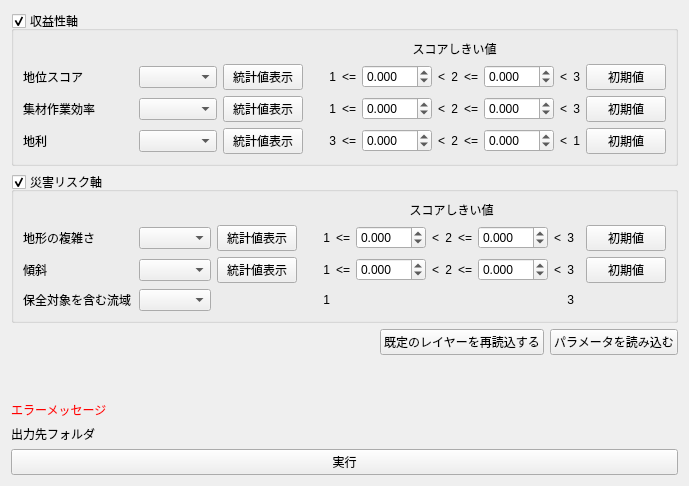
     <widget class="QWidget" name="tab_4">
      <attribute name="title">
       <string>スコアリング</string>
      </attribute>
      <layout class="QVBoxLayout" name="verticalLayout_5">
       <item>
        <widget class="QGroupBox" name="scoringProfitGroupbox">
         <property name="title">
          <string>収益性軸</string>
         </property>
         <property name="flat">
          <bool>false</bool>
         </property>
         <property name="checkable">
          <bool>true</bool>
         </property>
         <layout class="QVBoxLayout" name="verticalLayout_6">
          <item>
           <layout class="QGridLayout" name="gridLayout_4">
            <item row="3" column="17">
             <widget class="QPushButton" name="scoringDistanceStyleInitPushbutton">
              <property name="toolTip">
               <string>しきい値を初期値（面積でおおよそ3等分する値、傾斜は 35°・45°）に戻す</string>
              </property>
              <property name="text">
               <string>初期値</string>
              </property>
             </widget>
            </item>
            <item row="1" column="8">
             <widget class="QLabel" name="label_15">
              <property name="text">
               <string>&lt;</string>
              </property>
             </widget>
            </item>
            <item row="2" column="17">
             <widget class="QPushButton" name="scoringCostStyleInitPushbutton">
              <property name="toolTip">
               <string>しきい値を初期値（面積でおおよそ3等分する値、傾斜は 35°・45°）に戻す</string>
              </property>
              <property name="text">
               <string>初期値</string>
              </property>
             </widget>
            </item>
            <item row="3" column="1">
             <widget class="QLabel" name="label_38">
              <property name="minimumSize">
               <size>
                <width>110</width>
                <height>0</height>
               </size>
              </property>
              <property name="toolTip">
               <string>道からの水平距離(m）を示す。地域の作業システムに応じた集材可能な道からの距離を絶対値としてしきい値を設定する。</string>
              </property>
              <property name="text">
               <string>地利</string>
              </property>
             </widget>
            </item>
            <item row="1" column="2">
             <widget class="QgsMapLayerComboBox" name="scoringSiteidxLayerCombobox">
              <property name="sizePolicy">
               <sizepolicy hsizetype="Expanding" vsizetype="Fixed">
                <horstretch>0</horstretch>
                <verstretch>0</verstretch>
               </sizepolicy>
              </property>
             </widget>
            </item>
            <item row="2" column="2">
             <widget class="QgsMapLayerComboBox" name="scoringCostLayerCombobox">
              <property name="sizePolicy">
               <sizepolicy hsizetype="Expanding" vsizetype="Fixed">
                <horstretch>0</horstretch>
                <verstretch>0</verstretch>
               </sizepolicy>
              </property>
             </widget>
            </item>
            <item row="3" column="5">
             <widget class="QLabel" name="scoringDistanceScore1Label">
              <property name="text">
               <string>3</string>
              </property>
              <property name="alignment">
               <set>Qt::AlignRight|Qt::AlignTrailing|Qt::AlignVCenter</set>
              </property>
             </widget>
            </item>
            <item row="3" column="7">
             <widget class="QDoubleSpinBox" name="scoringDistanceThreshold1Spinbox">
              <property name="maximumSize">
               <size>
                <width>70</width>
                <height>16777215</height>
               </size>
              </property>
              <property name="decimals">
               <number>3</number>
              </property>
              <property name="minimum">
               <double>-10000.000000000000000</double>
              </property>
              <property name="maximum">
               <double>10000.000000000000000</double>
              </property>
             </widget>
            </item>
            <item row="1" column="13">
             <widget class="QLabel" name="scoringSiteidxScore3Label">
              <property name="text">
               <string>3</string>
              </property>
              <property name="alignment">
               <set>Qt::AlignRight|Qt::AlignTrailing|Qt::AlignVCenter</set>
              </property>
             </widget>
            </item>
            <item row="1" column="3">
             <widget class="QPushButton" name="scoringSiteidxStatsButton">
              <property name="text">
               <string>統計値表示</string>
              </property>
             </widget>
            </item>
            <item row="1" column="9">
             <widget class="QLabel" name="scoringSiteidxScore2Label">
              <property name="text">
               <string>2</string>
              </property>
              <property name="alignment">
               <set>Qt::AlignRight|Qt::AlignTrailing|Qt::AlignVCenter</set>
              </property>
             </widget>
            </item>
            <item row="3" column="11">
             <widget class="QDoubleSpinBox" name="scoringDistanceThreshold2Spinbox">
              <property name="maximumSize">
               <size>
                <width>70</width>
                <height>16777215</height>
               </size>
              </property>
              <property name="decimals">
               <number>3</number>
              </property>
              <property name="minimum">
               <double>-10000.000000000000000</double>
              </property>
              <property name="maximum">
               <double>10000.000000000000000</double>
              </property>
             </widget>
            </item>
            <item row="2" column="7">
             <widget class="QDoubleSpinBox" name="scoringCostThreshold1Spinbox">
              <property name="maximumSize">
               <size>
                <width>70</width>
                <height>16777215</height>
               </size>
              </property>
              <property name="decimals">
               <number>3</number>
              </property>
              <property name="minimum">
               <double>-10000.000000000000000</double>
              </property>
              <property name="maximum">
               <double>10000.000000000000000</double>
              </property>
             </widget>
            </item>
            <item row="1" column="11">
             <widget class="QDoubleSpinBox" name="scoringSiteidxThreshold2Spinbox">
              <property name="maximumSize">
               <size>
                <width>70</width>
                <height>16777215</height>
               </size>
              </property>
              <property name="decimals">
               <number>3</number>
              </property>
              <property name="minimum">
               <double>-10000.000000000000000</double>
              </property>
              <property name="maximum">
               <double>10000.000000000000000</double>
              </property>
             </widget>
            </item>
            <item row="2" column="11">
             <widget class="QDoubleSpinBox" name="scoringCostThreshold2Spinbox">
              <property name="maximumSize">
               <size>
                <width>70</width>
                <height>16777215</height>
               </size>
              </property>
              <property name="decimals">
               <number>3</number>
              </property>
              <property name="minimum">
               <double>-10000.000000000000000</double>
              </property>
              <property name="maximum">
               <double>10000.000000000000000</double>
              </property>
             </widget>
            </item>
            <item row="3" column="13">
             <widget class="QLabel" name="scoringDistanceScore3Label">
              <property name="text">
               <string>1</string>
              </property>
              <property name="alignment">
               <set>Qt::AlignRight|Qt::AlignTrailing|Qt::AlignVCenter</set>
              </property>
             </widget>
            </item>
            <item row="2" column="5">
             <widget class="QLabel" name="scoringCostScore1Label">
              <property name="text">
               <string>1</string>
              </property>
              <property name="alignment">
               <set>Qt::AlignRight|Qt::AlignTrailing|Qt::AlignVCenter</set>
              </property>
             </widget>
            </item>
            <item row="3" column="12">
             <widget class="QLabel" name="label_30">
              <property name="text">
               <string>&lt;</string>
              </property>
             </widget>
            </item>
            <item row="1" column="17">
             <widget class="QPushButton" name="scoringSiteidxStyleInitPushbutton">
              <property name="toolTip">
               <string>しきい値を初期値（面積でおおよそ3等分する値、傾斜は 35°・45°）に戻す</string>
              </property>
              <property name="text">
               <string>初期値</string>
              </property>
             </widget>
            </item>
            <item row="1" column="6">
             <widget class="QLabel" name="label_12">
              <property name="text">
               <string>&lt;=</string>
              </property>
             </widget>
            </item>
            <item row="3" column="8">
             <widget class="QLabel" name="label_23">
              <property name="text">
               <string>&lt;</string>
              </property>
             </widget>
            </item>
            <item row="0" column="5" colspan="9">
             <widget class="QLabel" name="label_51">
              <property name="text">
               <string>スコアしきい値</string>
              </property>
              <property name="textFormat">
               <enum>Qt::AutoText</enum>
              </property>
              <property name="scaledContents">
               <bool>false</bool>
              </property>
              <property name="alignment">
               <set>Qt::AlignCenter</set>
              </property>
             </widget>
            </item>
            <item row="1" column="7">
             <widget class="QDoubleSpinBox" name="scoringSiteidxThreshold1Spinbox">
              <property name="maximumSize">
               <size>
                <width>70</width>
                <height>16777215</height>
               </size>
              </property>
              <property name="decimals">
               <number>3</number>
              </property>
              <property name="minimum">
               <double>-10000.000000000000000</double>
              </property>
              <property name="maximum">
               <double>10000.000000000000000</double>
              </property>
             </widget>
            </item>
            <item row="1" column="4" rowspan="3">
             <spacer name="horizontalSpacer">
              <property name="orientation">
               <enum>Qt::Horizontal</enum>
              </property>
              <property name="sizeType">
               <enum>QSizePolicy::Fixed</enum>
              </property>
              <property name="sizeHint" stdset="0">
               <size>
                <width>20</width>
                <height>20</height>
               </size>
              </property>
             </spacer>
            </item>
            <item row="2" column="3">
             <widget class="QPushButton" name="scoringCostStatsButton">
              <property name="text">
               <string>統計値表示</string>
              </property>
             </widget>
            </item>
            <item row="3" column="9">
             <widget class="QLabel" name="scoringDistanceScore2Label">
              <property name="text">
               <string>2</string>
              </property>
              <property name="alignment">
               <set>Qt::AlignRight|Qt::AlignTrailing|Qt::AlignVCenter</set>
              </property>
             </widget>
            </item>
            <item row="2" column="9">
             <widget class="QLabel" name="scoringCostScore2Label">
              <property name="text">
               <string>2</string>
              </property>
              <property name="alignment">
               <set>Qt::AlignRight|Qt::AlignTrailing|Qt::AlignVCenter</set>
              </property>
             </widget>
            </item>
            <item row="2" column="1">
             <widget class="QLabel" name="label_37">
              <property name="minimumSize">
               <size>
                <width>110</width>
                <height>0</height>
               </size>
              </property>
              <property name="toolTip">
               <string>傾斜と起伏量に応じた集材作業効率（値が大きければ効率がよくコストが低いため収益性が高くなる）。CSVファイルでの指定に応じてしきい値を設定する。</string>
              </property>
              <property name="text">
               <string>集材作業効率</string>
              </property>
             </widget>
            </item>
            <item row="3" column="10">
             <widget class="QLabel" name="label_28">
              <property name="text">
               <string>&lt;=</string>
              </property>
             </widget>
            </item>
            <item row="1" column="10">
             <widget class="QLabel" name="label_16">
              <property name="text">
               <string>&lt;=</string>
              </property>
             </widget>
            </item>
            <item row="2" column="8">
             <widget class="QLabel" name="label_22">
              <property name="text">
               <string>&lt;</string>
              </property>
             </widget>
            </item>
            <item row="2" column="12">
             <widget class="QLabel" name="label_29">
              <property name="text">
               <string>&lt;</string>
              </property>
             </widget>
            </item>
            <item row="1" column="1">
             <widget class="QLabel" name="label_36">
              <property name="minimumSize">
               <size>
                <width>110</width>
                <height>0</height>
               </size>
              </property>
              <property name="toolTip">
               <string>地位指数（40年生時点の樹高(m)を推定した値）を示す。しきい値設定においては大中小を相対的に設定してよい。</string>
              </property>
              <property name="text">
               <string>地位スコア</string>
              </property>
             </widget>
            </item>
            <item row="2" column="6">
             <widget class="QLabel" name="label_13">
              <property name="text">
               <string>&lt;=</string>
              </property>
             </widget>
            </item>
            <item row="3" column="3">
             <widget class="QPushButton" name="scoringDistanceStatsButton">
              <property name="text">
               <string>統計値表示</string>
              </property>
             </widget>
            </item>
            <item row="3" column="6">
             <widget class="QLabel" name="label_14">
              <property name="text">
               <string>&lt;=</string>
              </property>
             </widget>
            </item>
            <item row="1" column="5">
             <widget class="QLabel" name="scoringSiteidxScore1Label">
              <property name="text">
               <string>1</string>
              </property>
              <property name="alignment">
               <set>Qt::AlignRight|Qt::AlignTrailing|Qt::AlignVCenter</set>
              </property>
             </widget>
            </item>
            <item row="2" column="13">
             <widget class="QLabel" name="scoringCostScore3Label">
              <property name="text">
               <string>3</string>
              </property>
              <property name="alignment">
               <set>Qt::AlignRight|Qt::AlignTrailing|Qt::AlignVCenter</set>
              </property>
             </widget>
            </item>
            <item row="3" column="2">
             <widget class="QgsMapLayerComboBox" name="scoringDistanceLayerCombobox">
              <property name="sizePolicy">
               <sizepolicy hsizetype="Expanding" vsizetype="Fixed">
                <horstretch>0</horstretch>
                <verstretch>0</verstretch>
               </sizepolicy>
              </property>
             </widget>
            </item>
            <item row="1" column="12">
             <widget class="QLabel" name="label_17">
              <property name="text">
               <string>&lt;</string>
              </property>
             </widget>
            </item>
            <item row="2" column="10">
             <widget class="QLabel" name="label_27">
              <property name="text">
               <string>&lt;=</string>
              </property>
             </widget>
            </item>
           </layout>
          </item>
         </layout>
        </widget>
       </item>
       <item>
        <widget class="QGroupBox" name="scoringDisasterGroupbox">
         <property name="title">
          <string>災害リスク軸</string>
         </property>
         <property name="checkable">
          <bool>true</bool>
         </property>
         <layout class="QVBoxLayout" name="verticalLayout_7">
          <item>
           <layout class="QGridLayout" name="gridLayout_7">
            <item row="1" column="2">
             <widget class="QPushButton" name="scoringShcStatsButton">
              <property name="text">
               <string>統計値表示</string>
              </property>
             </widget>
            </item>
            <item row="1" column="6">
             <widget class="QDoubleSpinBox" name="scoringShcThreshold1Spinbox">
              <property name="maximumSize">
               <size>
                <width>70</width>
                <height>16777215</height>
               </size>
              </property>
              <property name="decimals">
               <number>3</number>
              </property>
              <property name="minimum">
               <double>-10000.000000000000000</double>
              </property>
              <property name="maximum">
               <double>10000.000000000000000</double>
              </property>
              <property name="singleStep">
               <double>0.001000000000000</double>
              </property>
             </widget>
            </item>
            <item row="1" column="0">
             <widget class="QLabel" name="label_24">
              <property name="minimumSize">
               <size>
                <width>110</width>
                <height>0</height>
               </size>
              </property>
              <property name="toolTip">
               <string>DEMから求めた曲率の標準偏差を示し、値が高いほど沢が多いなど地形が複雑であると言える。しきい値の設定においては大中小を相対的に設定してよい。</string>
              </property>
              <property name="text">
               <string>地形の複雑さ</string>
              </property>
             </widget>
            </item>
            <item row="1" column="9">
             <widget class="QLabel" name="label_33">
              <property name="text">
               <string>&lt;=</string>
              </property>
             </widget>
            </item>
            <item row="3" column="1">
             <widget class="QgsMapLayerComboBox" name="scoringSaveareaLayerCombobox">
              <property name="sizePolicy">
               <sizepolicy hsizetype="Expanding" vsizetype="Fixed">
                <horstretch>0</horstretch>
                <verstretch>0</verstretch>
               </sizepolicy>
              </property>
             </widget>
            </item>
            <item row="1" column="8">
             <widget class="QLabel" name="scoringShcScore2Label">
              <property name="text">
               <string>2</string>
              </property>
              <property name="alignment">
               <set>Qt::AlignRight|Qt::AlignTrailing|Qt::AlignVCenter</set>
              </property>
             </widget>
            </item>
            <item row="3" column="4">
             <widget class="QLabel" name="scoringSaveareaScore1Label">
              <property name="text">
               <string>1</string>
              </property>
              <property name="alignment">
               <set>Qt::AlignRight|Qt::AlignTrailing|Qt::AlignVCenter</set>
              </property>
             </widget>
            </item>
            <item row="2" column="7">
             <widget class="QLabel" name="label_19">
              <property name="text">
               <string>&lt;</string>
              </property>
             </widget>
            </item>
            <item row="3" column="0">
             <widget class="QLabel" name="label_26">
              <property name="minimumSize">
               <size>
                <width>110</width>
                <height>0</height>
               </size>
              </property>
              <property name="toolTip">
               <string>保全対象（地形図の建物）を含む流域（DEMから計算）を示す。崩壊の危険性がある地点でも下流に保全対象が無ければリスクは低いと考えられる。</string>
              </property>
              <property name="text">
               <string>保全対象を含む流域</string>
              </property>
             </widget>
            </item>
            <item row="2" column="8">
             <widget class="QLabel" name="scoringSlopeScore2Label">
              <property name="text">
               <string>2</string>
              </property>
              <property name="alignment">
               <set>Qt::AlignRight|Qt::AlignTrailing|Qt::AlignVCenter</set>
              </property>
             </widget>
            </item>
            <item row="1" column="1">
             <widget class="QgsMapLayerComboBox" name="scoringShcLayerCombobox">
              <property name="sizePolicy">
               <sizepolicy hsizetype="Expanding" vsizetype="Fixed">
                <horstretch>0</horstretch>
                <verstretch>0</verstretch>
               </sizepolicy>
              </property>
             </widget>
            </item>
            <item row="2" column="5">
             <widget class="QLabel" name="label_18">
              <property name="text">
               <string>&lt;=</string>
              </property>
             </widget>
            </item>
            <item row="2" column="4">
             <widget class="QLabel" name="scoringSlopeScore1Label">
              <property name="text">
               <string>1</string>
              </property>
              <property name="alignment">
               <set>Qt::AlignRight|Qt::AlignTrailing|Qt::AlignVCenter</set>
              </property>
             </widget>
            </item>
            <item row="1" column="4">
             <widget class="QLabel" name="scoringShcScore1Label">
              <property name="text">
               <string>1</string>
              </property>
              <property name="alignment">
               <set>Qt::AlignRight|Qt::AlignTrailing|Qt::AlignVCenter</set>
              </property>
             </widget>
            </item>
            <item row="0" column="4" colspan="10">
             <widget class="QLabel" name="label_52">
              <property name="text">
               <string>スコアしきい値</string>
              </property>
              <property name="alignment">
               <set>Qt::AlignCenter</set>
              </property>
             </widget>
            </item>
            <item row="1" column="5">
             <widget class="QLabel" name="label_31">
              <property name="text">
               <string>&lt;=</string>
              </property>
             </widget>
            </item>
            <item row="2" column="10">
             <widget class="QDoubleSpinBox" name="scoringSlopeThreshold2Spinbox">
              <property name="maximumSize">
               <size>
                <width>70</width>
                <height>16777215</height>
               </size>
              </property>
              <property name="decimals">
               <number>3</number>
              </property>
              <property name="minimum">
               <double>-10000.000000000000000</double>
              </property>
              <property name="maximum">
               <double>10000.000000000000000</double>
              </property>
             </widget>
            </item>
            <item row="2" column="9">
             <widget class="QLabel" name="label_20">
              <property name="text">
               <string>&lt;=</string>
              </property>
             </widget>
            </item>
            <item row="2" column="12">
             <widget class="QLabel" name="scoringSlopeScore3Label">
              <property name="text">
               <string>3</string>
              </property>
              <property name="alignment">
               <set>Qt::AlignRight|Qt::AlignTrailing|Qt::AlignVCenter</set>
              </property>
             </widget>
            </item>
            <item row="2" column="11">
             <widget class="QLabel" name="label_21">
              <property name="text">
               <string>&lt;</string>
              </property>
             </widget>
            </item>
            <item row="2" column="0">
             <widget class="QLabel" name="label_25">
              <property name="minimumSize">
               <size>
                <width>110</width>
                <height>0</height>
               </size>
              </property>
              <property name="toolTip">
               <string>DEMから求めた傾斜（度）を示す。地域に応じて災害リスクがあると考えられる傾斜を絶対値としてしきい値を設定する。</string>
              </property>
              <property name="text">
               <string>傾斜</string>
              </property>
             </widget>
            </item>
            <item row="2" column="6">
             <widget class="QDoubleSpinBox" name="scoringSlopeThreshold1Spinbox">
              <property name="maximumSize">
               <size>
                <width>70</width>
                <height>16777215</height>
               </size>
              </property>
              <property name="decimals">
               <number>3</number>
              </property>
              <property name="minimum">
               <double>-10000.000000000000000</double>
              </property>
              <property name="maximum">
               <double>10000.000000000000000</double>
              </property>
             </widget>
            </item>
            <item row="2" column="2">
             <widget class="QPushButton" name="scoringSlopeStatsButton">
              <property name="text">
               <string>統計値表示</string>
              </property>
             </widget>
            </item>
            <item row="1" column="7">
             <widget class="QLabel" name="label_32">
              <property name="text">
               <string>&lt;</string>
              </property>
             </widget>
            </item>
            <item row="2" column="1">
             <widget class="QgsMapLayerComboBox" name="scoringSlopeLayerCombobox">
              <property name="sizePolicy">
               <sizepolicy hsizetype="Expanding" vsizetype="Fixed">
                <horstretch>0</horstretch>
                <verstretch>0</verstretch>
               </sizepolicy>
              </property>
             </widget>
            </item>
            <item row="1" column="11">
             <widget class="QLabel" name="label_34">
              <property name="text">
               <string>&lt;</string>
              </property>
             </widget>
            </item>
            <item row="1" column="10">
             <widget class="QDoubleSpinBox" name="scoringShcThreshold2Spinbox">
              <property name="maximumSize">
               <size>
                <width>70</width>
                <height>16777215</height>
               </size>
              </property>
              <property name="decimals">
               <number>3</number>
              </property>
              <property name="minimum">
               <double>-10000.000000000000000</double>
              </property>
              <property name="maximum">
               <double>10000.000000000000000</double>
              </property>
              <property name="singleStep">
               <double>0.001000000000000</double>
              </property>
             </widget>
            </item>
            <item row="1" column="3" rowspan="3">
             <spacer name="horizontalSpacer_2">
              <property name="orientation">
               <enum>Qt::Horizontal</enum>
              </property>
              <property name="sizeType">
               <enum>QSizePolicy::Fixed</enum>
              </property>
              <property name="sizeHint" stdset="0">
               <size>
                <width>20</width>
                <height>20</height>
               </size>
              </property>
             </spacer>
            </item>
            <item row="3" column="12">
             <widget class="QLabel" name="scoringSaveareaScore2Label">
              <property name="text">
               <string>3</string>
              </property>
              <property name="alignment">
               <set>Qt::AlignRight|Qt::AlignTrailing|Qt::AlignVCenter</set>
              </property>
             </widget>
            </item>
            <item row="1" column="12">
             <widget class="QLabel" name="scoringShcScore3Label">
              <property name="text">
               <string>3</string>
              </property>
              <property name="alignment">
               <set>Qt::AlignRight|Qt::AlignTrailing|Qt::AlignVCenter</set>
              </property>
             </widget>
            </item>
            <item row="1" column="15">
             <widget class="QPushButton" name="scoringShcStyleInitPushbutton">
              <property name="toolTip">
               <string>しきい値を初期値（面積でおおよそ3等分する値、傾斜は 35°・45°）に戻す</string>
              </property>
              <property name="text">
               <string>初期値</string>
              </property>
             </widget>
            </item>
            <item row="2" column="15">
             <widget class="QPushButton" name="scoringSlopeStyleInitPushbutton">
              <property name="toolTip">
               <string>しきい値を初期値（面積でおおよそ3等分する値、傾斜は 35°・45°）に戻す</string>
              </property>
              <property name="text">
               <string>初期値</string>
              </property>
             </widget>
            </item>
           </layout>
          </item>
         </layout>
        </widget>
       </item>
       <item>
        <layout class="QHBoxLayout" name="horizontalLayout_10">
         <item>
          <spacer name="horizontalSpacer_3">
           <property name="orientation">
            <enum>Qt::Horizontal</enum>
           </property>
           <property name="sizeHint" stdset="0">
            <size>
             <width>40</width>
             <height>20</height>
            </size>
           </property>
          </spacer>
         </item>
         <item>
          <widget class="QPushButton" name="scoringSetLayersPushbutton">
           <property name="sizePolicy">
            <sizepolicy hsizetype="Fixed" vsizetype="Preferred">
             <horstretch>0</horstretch>
             <verstretch>0</verstretch>
            </sizepolicy>
           </property>
           <property name="text">
            <string>既定のレイヤーを再読込する</string>
           </property>
          </widget>
         </item>
         <item>
          <widget class="QPushButton" name="scoringReadParamsPushbutton">
           <property name="sizePolicy">
            <sizepolicy hsizetype="Fixed" vsizetype="Preferred">
             <horstretch>0</horstretch>
             <verstretch>0</verstretch>
            </sizepolicy>
           </property>
           <property name="toolTip">
            <string>一度「実行」するとその時のしきい値が保存され、次回読み込みが可能となる。</string>
           </property>
           <property name="text">
            <string>パラメータを読み込む</string>
           </property>
          </widget>
         </item>
        </layout>
       </item>
       <item>
        <spacer name="verticalSpacer_5">
         <property name="orientation">
          <enum>Qt::Vertical</enum>
         </property>
         <property name="sizeHint" stdset="0">
          <size>
           <width>20</width>
           <height>40</height>
          </size>
         </property>
        </spacer>
       </item>
       <item>
        <widget class="QLabel" name="scoringErrorLabel">
         <property name="styleSheet">
          <string notr="true">color:#ff0000;</string>
         </property>
         <property name="text">
          <string>エラーメッセージ</string>
         </property>
        </widget>
       </item>
       <item>
        <layout class="QHBoxLayout" name="horizontalLayout_6">
         <item>
          <widget class="QLabel" name="label_39">
           <property name="text">
            <string>出力先フォルダ</string>
           </property>
          </widget>
         </item>
         <item>
          <widget class="QgsFileWidget" name="scoringOutputDirFileWidget">
           <property name="storageMode">
            <enum>QgsFileWidget::GetDirectory</enum>
           </property>
          </widget>
         </item>
        </layout>
       </item>
       <item>
        <widget class="QPushButton" name="scoringRunPushButton">
         <property name="text">
          <string>実行</string>
         </property>
        </widget>
       </item>
      </layout>
     </widget>
